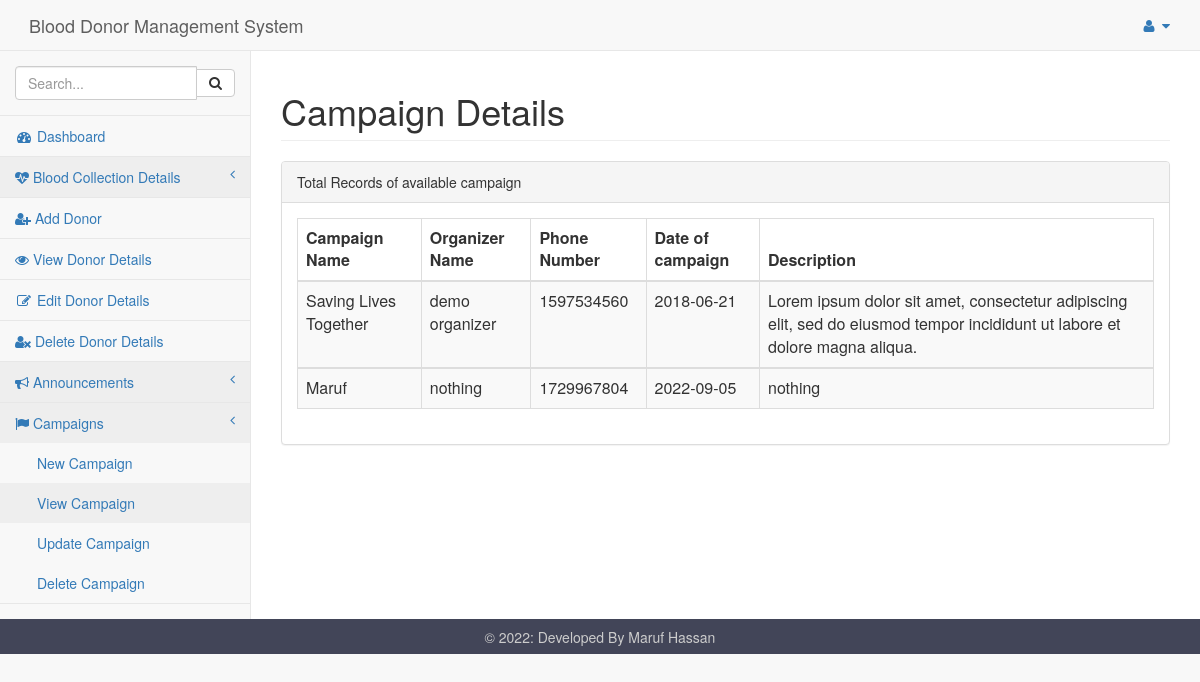
The page /pages/viewcampaign.php on the database its author committed.
### tables this page shows
CREATE TABLE `campaigndb` (
  `id` int(11) NOT NULL,
  `cname` varchar(50) NOT NULL,
  `oname` varchar(50) NOT NULL,
  `phn` int(10) NOT NULL,
  `cdate` date NOT NULL,
  `descp` text NOT NULL
);

### pages/viewcampaign.php (the view, shortened to what this page needs)
<html>
<head>
<link href="../vendor/bootstrap/css/bootstrap.min.css" rel="stylesheet">
<link href="../vendor/metisMenu/metisMenu.min.css" rel="stylesheet">
<link href="../dist/css/sb-admin-2.css" rel="stylesheet">
<link href="../vendor/font-awesome/css/font-awesome.min.css" rel="stylesheet" type="text/css">
<link rel="stylesheet" href="../icofont/icofont.min.css">
</head>
<body>
<div id="wrapper">
<?php include 'includes/nav.php'?>
<div id="page-wrapper">
<div class="container-fluid">
<div class="row">
<div class=".col-lg-12">
               <h1 class="page-header">Campaign Details</h1>
                </div>
  </div>
				<div class="row">
                        <div class=".col-lg-12">
                            <div class="panel panel-default">
                                <div class="panel-heading">
                                    Total Records of available campaign
                                </div>
								 <div class="panel-body">
                                    <div class="table-responsive">
									<table class="table table-striped table-bordered table-hover" id="dataTables-example">
									<?php
						include "dbconnect.php";
						$qry="select * from campaigndb";
						$result=mysqli_query($conn,$qry);
						echo"
						<thead>
						<tr>
						<th>Campaign Name</th>
						<th>Organizer Name</th>
						<th>Phone Number</th>
						<th>Date of campaign</th>
						<th>Description</th>
					</tr>
						</thead>";
						while($row=mysqli_fetch_array($result)){
						  echo"<tbody>
						  <tr>
						  <td>".$row['cname']."</td>
						  <td>".$row['oname']."</td>
						  <td>".$row['phn']."</td>
						  <td>".$row['cdate']."</td>
						  <td>".$row['descp']."</td>
						</tr>
						</tbody>";
						}
						?>
						</table>
				</div>
				</div>
		</div>
		</div>
		</div>
		</div>
		</div>
</div>
</body>
<footer>
        <p>&copy; <?php echo date("Y"); ?>: Developed By Maruf Hassan</p>
    </footer>
</html>

### pages/viewcampaign.php (style rules this page uses)
footer { background-color: #424558; bottom: 0; left: 0; right: 0; height: 35px; text-align: center; color: #CCC; }
footer p { padding: 10.5px; margin: 0px; line-height: 100%; }

### rows shown on the page
campaigndb: cname "Saving Lives Together", oname "demo organizer", phn "1597534560", cdate "2018-06-21", descp "Lorem ipsum dolor sit amet, consectetur adipiscing elit, sed do eiusmod tempor incididunt ut labore et dolore magna aliqua."
campaigndb: cname "Maruf", oname "nothing", phn "1729967804", cdate "2022-09-05", descp "nothing"
